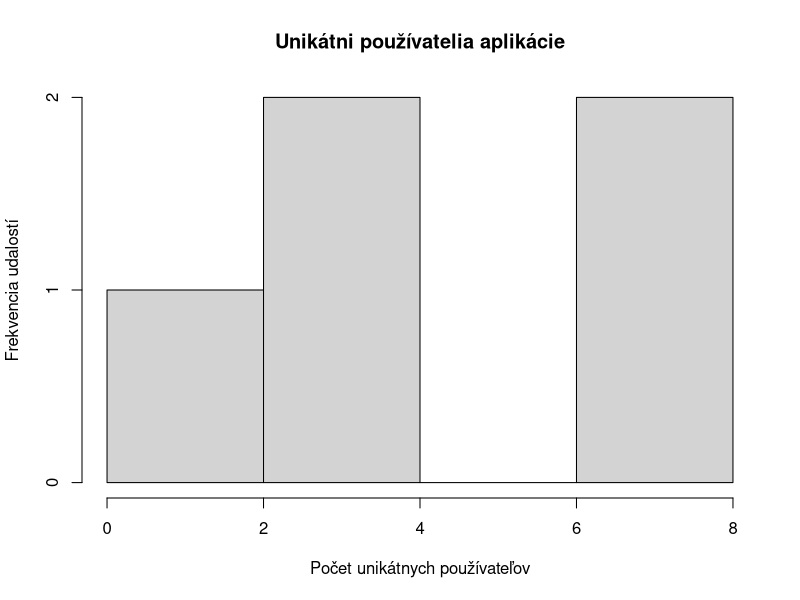
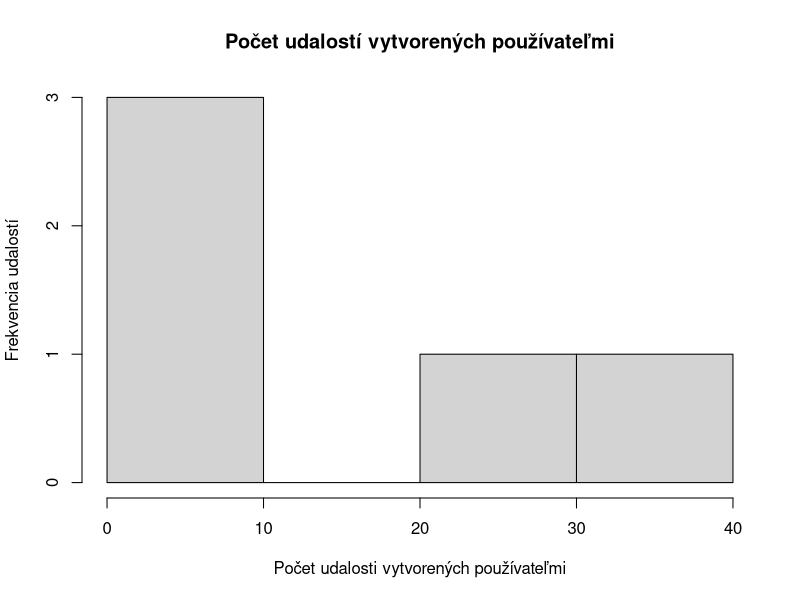
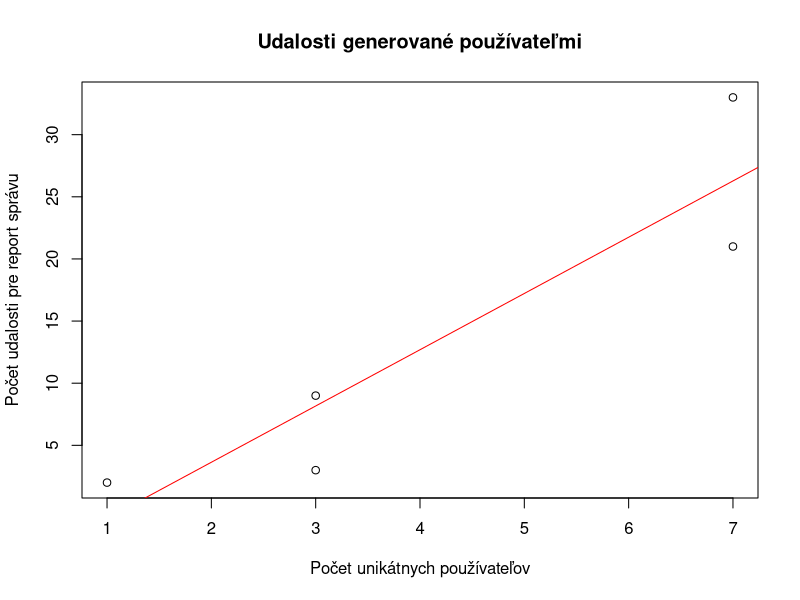
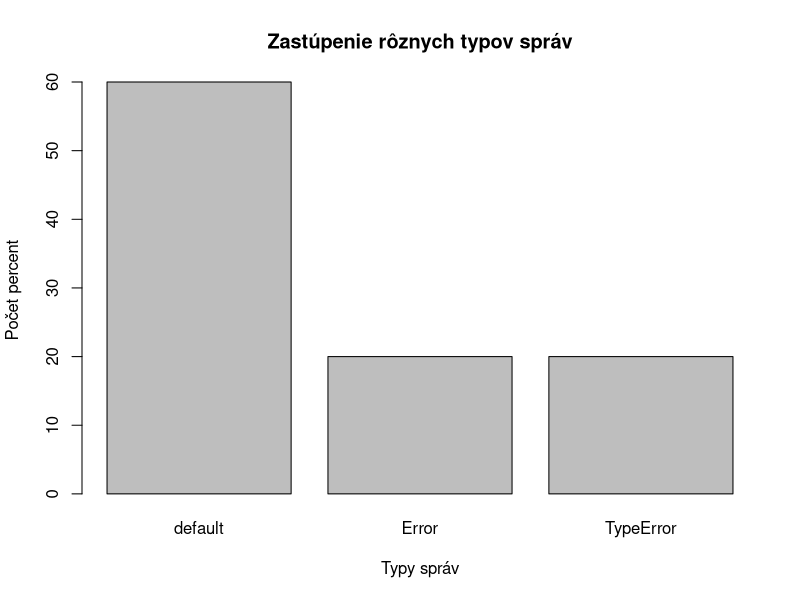
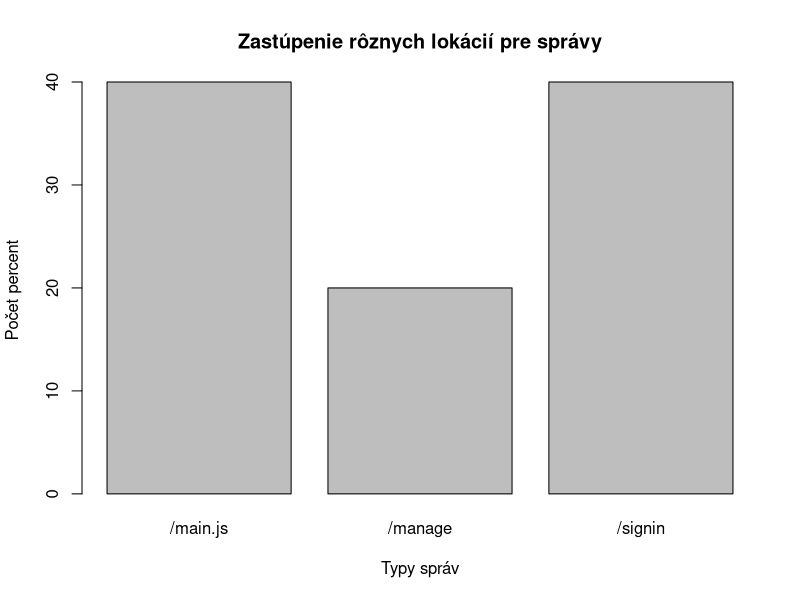
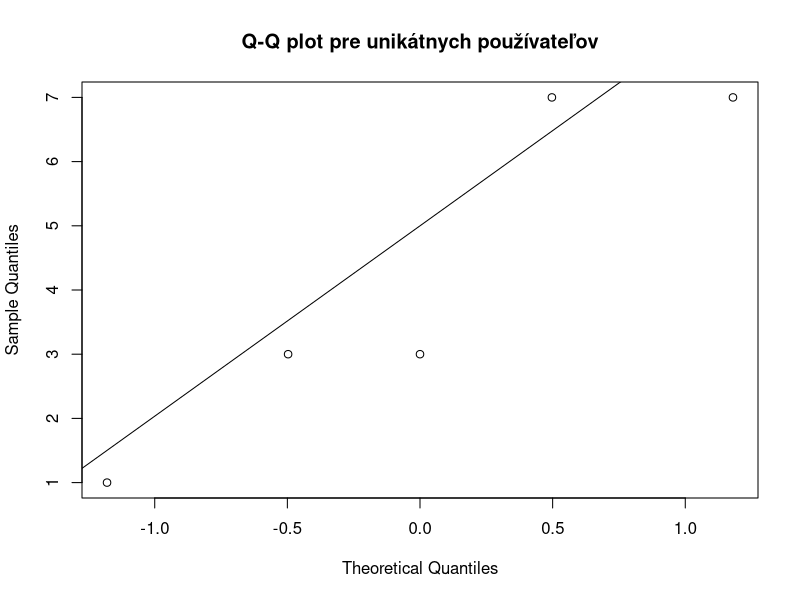
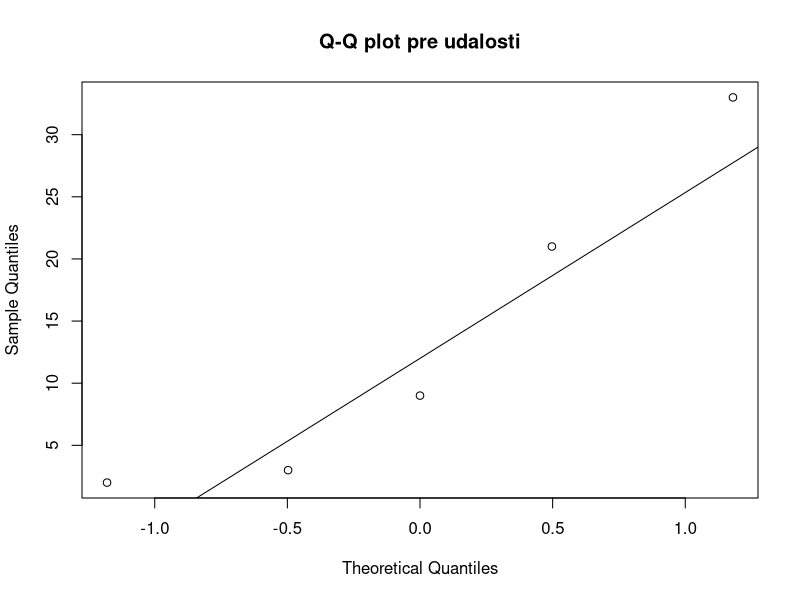

Source code (R) for these figures, in order:
setwd("C:/Users/perde/OneDrive/Dokumenty/SentryVisualization")
library(stringr)

sentryData1 <- read.csv('./data/cyran-export.csv')
print(colnames(sentryData1))
sentryData <- sentryData1[,c('Error', 'Users', 'Events', 'Location')]
rownames(sentryData) <- sentryData1[['Details']]


sentryData[['Events']] = unlist(lapply(sentryData[['Events']], as.numeric))
sentryData[['Users']] = unlist(lapply(sentryData[['Users']], as.numeric))

hist(unlist(sentryData[['Users']]), main="Unikátni používatelia aplikácie",
     xlab="Počet unikátnych používateľov", ylab="Frekvencia udalostí")

hist(sentryData[['Events']], main="Počet udalostí vytvorených používateľmi",
     xlab="Počet udalosti vytvorených používateľmi", ylab="Frekvencia udalostí")


plot(sentryData[['Users']], sentryData[['Events']], xlab="Počet unikátnych používateľov",
     ylab="Počet udalosti pre report správu", main="Udalosti generované používateľmi")
linearRegression <-lm(Events ~ Users, data = sentryData)
abline(linearRegression, col="red")
print(summary(linearRegression))

error <-table(factor(sentryData[['Error']]))
barplot(error/sum(error)*100,ylab="Počet percent", xlab="Typy správ",
        main="Zastúpenie rôznych typov správ")

sentryData[['Location']] <- unlist(lapply(sentryData[['Location']], function(x)
  str_replace(x, "https?://localhost:4200","")))
location <-table(factor(sentryData[['Location']]))
barplot(location/sum(location)*100,ylab="Počet percent", xlab="Typy správ",
        main="Zastúpenie rôznych lokácií pre správy")

print(sentryData)

qqnorm(sentryData[['Users']], main = "Q-Q plot pre unikátnych používateľov")
qqline(sentryData[['Users']])
print(shapiro.test(as.numeric(sentryData[sample(0:length(sentryData[['Users']]), length(sentryData[['Users']]), replace=FALSE), 'Users'])))
qqnorm(sentryData[['Events']], main = "Q-Q plot pre udalosti")
qqline(sentryData[['Events']])
print(shapiro.test(as.numeric(sentryData[sample(0:length(sentryData[['Events']]), length(sentryData[['Events']]), replace=FALSE), 'Events'])))


countModus <- function(dataFrameColumn) {
  dataFrameColumnWithoutNA <- na.omit(dataFrameColumn)
  uniqueValues <- unique(dataFrameColumnWithoutNA)
  return(uniqueValues[which.max(tabulate(match(dataFrameColumnWithoutNA, uniqueValues)))])
}

countBasicStatisticsOnNormalDistricution <- function(dataFrameColumn){
  print(paste("Mean is: ", mean(dataFrameColumn, na.rm= TRUE)))
  print(paste("Max value is: ", max(dataFrameColumn, na.rm= TRUE )))
  print(paste("Min value is: ", min(dataFrameColumn, na.rm= TRUE)))
  print(paste("Range: ", max(dataFrameColumn, na.rm= TRUE ) - min(dataFrameColumn, na.rm= TRUE)))
  print(paste("Variance is: ", var(dataFrameColumn, na.rm= TRUE)))
  print(paste("Modus is: ", countModus(dataFrameColumn)))
  print(paste("Median is: ", median(dataFrameColumn, na.rm= TRUE)))
}

print("Statistics for Users:")
countBasicStatisticsOnNormalDistricution(sentryData[['Users']])

print("Statistics for Events:")
countBasicStatisticsOnNormalDistricution(sentryData[['Events']])
